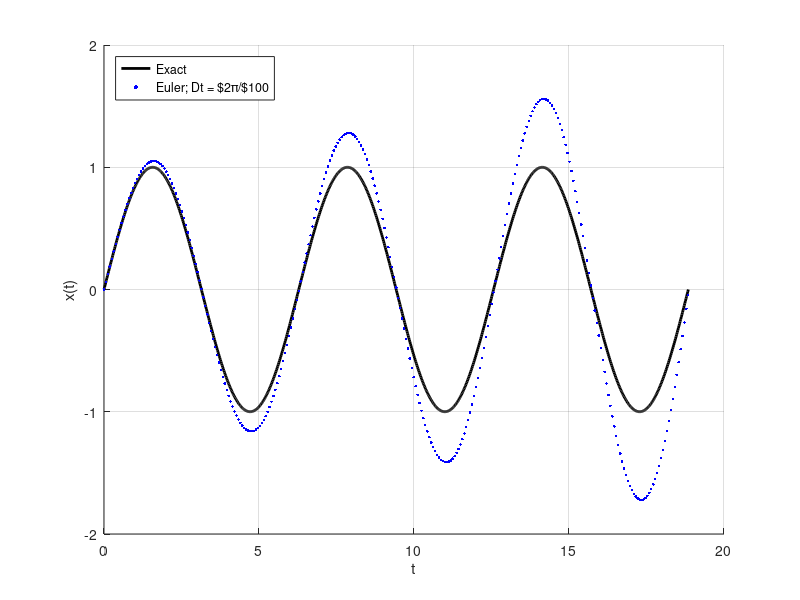

Here is the MATLAB script that generated this plot: (Note: this script raises an error after producing the figure.)
clear;

% x'' + x = f(t)
% dv/dt = -x + f(t)
% dx/dt = v
%
% x(0) = 0
% dx/dt|_{t=0} = 1

% Solution to homogeneous equation (f(t) = 0) is
% sin(t), so period = 2*pi.

% Exact solution
te = linspace(0,2*pi*3,1000);
xe = sin(te);


%%%%%%%%%%%%%%%%%%%%%%%%%%%%%%%%%%%%%%%%%%%%%%%%%%%%%%%
% Forward Euler solution
%%%%%%%%%%%%%%%%%%%%%%%%%%%%%%%%%%%%%%%%%%%%%%%%%%%%%%%

% Choose Dt to be much smaller than period of 2*pi
S = 100;
Dt = 2*pi/S;
t = [0:Dt:3*2*pi];

v(1) = 1;
x(1) = 0;

for i = 1:length(t)-1
    v(i+1) = v(i)-Dt*x(i);
    x(i+1) = x(i)+Dt*v(i);
end

figure(1);clf;grid on;hold on;
   plot(te,xe,'k','LineWidth',2);
   plot(NaN,NaN,'b.','MarkerSize',10); % So dot is larger in legend
   plot(t,x,'b.');
   xlabel('t');
   ylabel('x(t)');
   legend('Exact',sprintf('Euler; Dt = $2\\pi/$%d',S),...
       'Location','NorthWest');
%%%%%%%%%%%%%%%%%%%%%%%%%%%%%%%%%%%%%%%%%%%%%%%%%%%%%%%

%%%%%%%%%%%%%%%%%%%%%%%%%%%%%%%%%%%%%%%%%%%%%%%%%%%%%%%
% ODE23 solution
%%%%%%%%%%%%%%%%%%%%%%%%%%%%%%%%%%%%%%%%%%%%%%%%%%%%%%%
[t23,y23] = ode23(@HarmonicOscillatorFunction,[0,2*pi*3],[0,1]);

figure(2);clf;grid on;hold on;
   plot(te,xe,'k','LineWidth',2);
   plot(NaN,NaN,'b.','MarkerSize',10); % So dot is larger in legend
   plot(t23,y23(:,1),'b.','MarkerSize',10);
   xlabel('t');
   ylabel('x(t)');
   legend('Exact','ODE23',...
       'Location','NorthWest');
  
%%%%%%%%%%%%%%%%%%%%%%%%%%%%%%%%%%%%%%%%%%%%%%%%%%%%%%%%%%%%%%%%%%%%%%%%
% The following are optional plot formatting commands.
%%%%%%%%%%%%%%%%%%%%%%%%%%%%%%%%%%%%%%%%%%%%%%%%%%%%%%%%%%%%%%%%%%%%%%%%
for i = 1:2
   figure(i)
   yh = get(gca,'YLabel');
   set(yh,'Rotation',0,'VerticalAlignment','middle');
   title('$d^2x/dt^2 + x = 0; x(0)=0, dx/dt|_{t=0} = 1$',...
       'FontWeight','normal');
   box on;
   set(gca,'XTick',[0:pi:6*pi])
   xl = cellstr(get(gca,'XTickLabel'));
   for i = 2:length(xl)
        xl{i} = sprintf('%d\\pi',i-1);
   end
   axis tight;
   set(gca,'XTickLabel',xl);
   set(gca,'YLim',[-1.9,1.9])
end

figure(1)
    saveplots('HarmonicOscillator_Exact_vs_Euler')
figure(2)
    saveplots('HarmonicOscillator_Exact_vs_ODE23')

%%%%%%%%%%%%%%%%%%%%%%%%%%%%%%%%%%%%%%%%%%%%%%%%%%%%%%%%%%%%%%%%%%%%%%%%

% End optional formatting commands
%%%%%%%%%%%%%%%%%%%%%%%%%%%%%%%%%%%%%%%%%%%%%%%%%%%%%%%%%%%%%%%%%%%%%%%%
